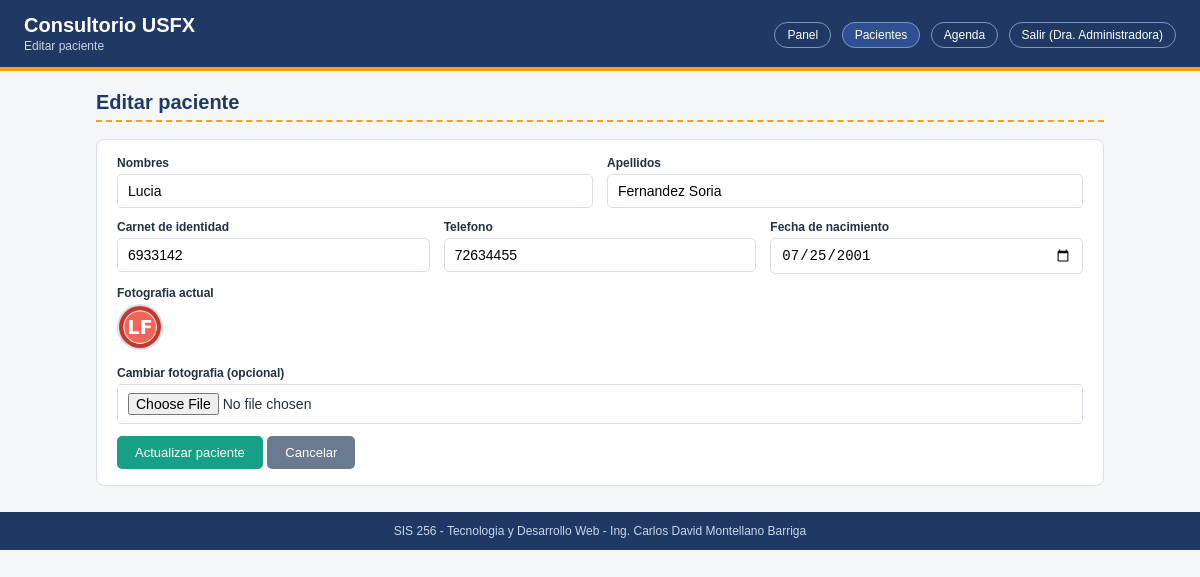
Screenshot of /Laboratorio3/form_editar.php?id=3 (signed in) with the database file from the repository.
### tables this page shows
CREATE TABLE pacientes (
  id INT AUTO_INCREMENT PRIMARY KEY,
  fotografia VARCHAR(100) NOT NULL DEFAULT '',
  nombres VARCHAR(60) NOT NULL,
  apellidos VARCHAR(60) NOT NULL,
  ci VARCHAR(20) NOT NULL,
  telefono VARCHAR(20) NOT NULL,
  fecha_nacimiento DATE NOT NULL
);

### Laboratorio3/form_editar.php (the view, shortened to what this page needs)
<?php
require_once "conexion.php";
require_once "funciones.php";
$id = (int)($_GET["id"] ?? 0);
$stmt = $conn->prepare("SELECT id, fotografia, nombres, apellidos, ci, telefono, fecha_nacimiento FROM pacientes WHERE id = ?");
$stmt->bind_param("i", $id);
$stmt->execute();
$p = $stmt->get_result()->fetch_assoc();
include "menu.php";
?>
<h2>Editar paciente</h2>
<form action="update.php" method="POST" enctype="multipart/form-data" class="panel">
    <div class="fila">
        <div class="campo">
            <label for="nombres">Nombres</label>
            <input type="text" id="nombres" name="nombres" value="<?= e($p["nombres"]) ?>" required>
        </div>
        <div class="campo">
            <label for="apellidos">Apellidos</label>
            <input type="text" id="apellidos" name="apellidos" value="<?= e($p["apellidos"]) ?>" required>
        </div>
    </div>
    <div class="fila">
        <div class="campo">
            <label for="ci">Carnet de identidad</label>
            <input type="text" id="ci" name="ci" value="<?= e($p["ci"]) ?>" required>
        </div>
        <div class="campo">
            <label for="telefono">Telefono</label>
            <input type="text" id="telefono" name="telefono" value="<?= e($p["telefono"]) ?>" required>
        </div>
        <div class="campo">
            <label for="fecha_nacimiento">Fecha de nacimiento</label>
            <input type="date" id="fecha_nacimiento" name="fecha_nacimiento" value="<?= e($p["fecha_nacimiento"]) ?>" required>
        </div>
    </div>
    <div class="campo">
        <label>Fotografia actual</label>
        <?php if ($p["fotografia"] !== "" && file_exists(__DIR__ . "/images/" . $p["fotografia"])): ?>
            <img class="foto" src="images/<?= e($p["fotografia"]) ?>" alt="Foto actual">
        <?php else: ?>
            <div class="sinfoto">S/F</div>
        <?php endif; ?>
    </div>
    <div class="campo">
        <label for="fotografia">Cambiar fotografia (opcional)</label>
        <input type="file" id="fotografia" name="fotografia" accept=".jpg,.jpeg,.png,.webp">
    </div>
    <button type="submit" class="boton boton-ok">Actualizar paciente</button>
    <a href="listar.php" class="boton boton-sec">Cancelar</a>
</form>

### Laboratorio3/estilos.css (style rules this page uses)
:root { --azul: #1f3864; --azul-claro: #2e5090; --dorado: #f0a500; --verde: #16a085; --rojo: #c0392b; --gris: #f4f6f9; --borde: #d8dee9; --texto: #22303f; }
* { box-sizing: border-box; }
body { margin: 0; font-family: Arial, Helvetica, sans-serif; background: var(--gris); color: var(--texto); }
h2 { color: var(--azul); border-bottom: 2px dashed var(--dorado); padding-bottom: 6px; font-size: 20px; }
.panel { background: #fff; border: 1px solid var(--borde); border-radius: 8px; padding: 16px 20px; margin-bottom: 18px; }
label { display: block; font-size: 12px; font-weight: bold; margin-bottom: 4px; }
input[type="text"], input[type="email"], input[type="password"], input[type="date"], input[type="time"], input[type="file"], select, textarea { width: 100%; padding: 8px 10px; border: 1px solid var(--borde); border-radius: 5px; font-size: 14px; background: #fff; }
.campo { margin-bottom: 12px; }
.fila { display: flex; gap: 14px; flex-wrap: wrap; }
.fila .campo { flex: 1 1 200px; }
.boton { display: inline-block; background: var(--azul); color: #fff; border: none; border-radius: 5px; padding: 9px 18px; font-size: 13px; cursor: pointer; text-decoration: none; transition: background .2s; }
.boton-ok { background: var(--verde); }
.boton-sec { background: #6b7a90; }
.foto { width: 46px; height: 46px; border-radius: 50%; object-fit: cover; border: 2px solid var(--borde); }

### rows the page displays
pacientes: nombres "Lucia", apellidos "Fernandez Soria", ci "6933142", telefono "72634455", fecha_nacimiento "07/25/2001", fotografia (picture)

### other values shown
$subtitulo "Editar paciente"
$_SESSION["nombre"] "Dra. Administradora"
